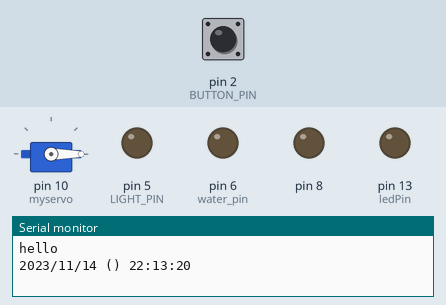
Bench run of a sketch on a simulated Arduino Uno, built with avr-gcc and run on an emulated ATmega328P. Shown: servo, output pins drawn as LEDs (lit = HIGH), the last lines printed to the serial monitor. The inputs (shaded band) are chosen by the test bench; at power-on: pin 2 (BUTTON_PIN) HIGH. The local clock reads 2024-03-15 10:24:30 at power-on unless the sketch sets it.

Above: at 1.2 s.
1.3 s: pin 2 (BUTTON_PIN) pulsed LOW 5 times (0.12 s each, 0.3 s apart)
At 2.9 s:
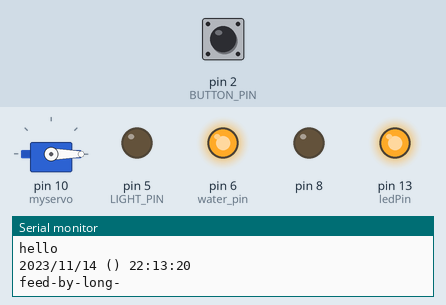
Timing chart, 0 to 4.4 s (numbered marks = the images above; inputs shaded):
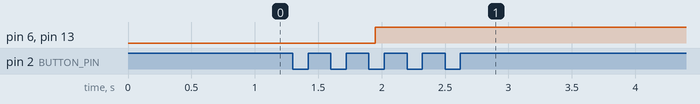

Measured:
- after the input at 1.3 s, pin 6 (water_pin), pin 13 (ledPin): LOW → HIGH after 0.65 s

The sketch:

feed_fish.ino
```cpp
#include <Servo.h>
#include "RTClib.h"
#include "OneButton.h"
#define LIGHT_PIN 5
#define BUTTON_PIN  2


#define LIGHT_START_HOUR 8
#define LIGHT_END_HOUR 14
#define WATER_FRESH_START_HOUR 16
#define WATER_FRESH_END_HOUR 16
#define WATER_FRESH_START_MINUTE 0
//  //测试一分钟换水，两分钟结束
#define WATER_FRESH_END_MINUTE 15

#define FEED_HOUR_1 9
#define FEED_HOUR_2 17

RTC_DS3231 rtc;
OneButton button(BUTTON_PIN, false);
Servo myservo;  // create servo object to control a servo


const int ledPin = 13;    // the number of the LED pin
const int water_pin = 6;
int buttonState = 0;  // variable for reading the pushbutton status
int servoStatus = 0;
int timeflag;
int savemin;
int feed_flag;
unsigned long lastExecutionTime = 0;
bool servoFeedExecuted1 = false;
bool servoFeedExecuted2 = false;

int water_fresh_long();
int servo_feed(int time);
int light_driver(int status);
int water_fresh(int time);
void feed();
void waterFreshToggle();


int servo_feed(int time) {
  //here is feed func
  myservo.attach(10);
  myservo.write(0);
  delay(300);
  myservo.write(15);
  delay(300);
  myservo.write(0);
  myservo.detach();

  return 1;
}

int light_driver(int status) {
  //set high or low
  analogWrite(LIGHT_PIN,status);
  return status;
}

int water_fresh_long() {
      analogWrite(water_pin, 255);
      Serial.println("feed-by-long-");
      digitalWrite(13,HIGH);

    delay(60000);
    analogWrite(water_pin, 0);
    digitalWrite(13,LOW);
    Serial.println("feedbylong end");

}

void water_fresh(bool state)
{
    analogWrite(water_pin, state ? 255 : 0);
    //Serial.println("water fresh");
    digitalWrite(ledPin, state ? HIGH : LOW);
}

void feed() {
  servo_feed(50); // Feed when button is clicked
}

void waterFreshToggle() {
  static bool waterFreshState = false;
  waterFreshState = !waterFreshState;
  water_fresh(waterFreshState); // Toggle water fresh state when button is double clicked
}


void setup() {
  // initialize the LED pin as an output:
  pinMode(LED_BUILTIN, OUTPUT);
  pinMode(8,OUTPUT);
  // initialize the pushbutton pin as an input:
  pinMode(BUTTON_PIN, INPUT);
  pinMode(water_pin, OUTPUT);
  myservo.attach(10);
  myservo.write(0);
  myservo.detach();
  rtc.begin();
  Serial.begin(115200);
  Serial.println("hello");
   rtc.adjust(DateTime(F(__DATE__), F(__TIME__)));

  //测试一分钟亮灯
  //rtc.adjust(DateTime(2024, 5, 17, 7, 59, 0));
  //测试一分钟灭灯
  // rtc.adjust(DateTime(2024, 5, 17, 14, 59, 0));

    //测试一分钟换水，两分钟结束
  // rtc.adjust(DateTime(2024, 5, 17, 15, 59, 0));
    //测试一分钟喂食
   //rtc.adjust(DateTime(2024, 5, 17, 16, 59, 0));


  button.attachDoubleClick(water_fresh_long);
  button.attachClick(feed);
  DateTime starttime = rtc.now();
  lastExecutionTime = starttime.unixtime();


   Serial.print(starttime.year(), DEC);
  Serial.print('/');
  Serial.print(starttime.month(), DEC);
  Serial.print('/');
  Serial.print(starttime.day(), DEC);
  Serial.print(" (");
  Serial.print(") ");
  Serial.print(starttime.hour(), DEC);
  Serial.print(':');
  Serial.print(starttime.minute());
  Serial.print(':');
  Serial.print(starttime.second(), DEC);
  Serial.println();
}


void loop() {
  button.tick();
  DateTime now = rtc.now();


    // Light control
  if (now.hour() >= LIGHT_START_HOUR && now.hour() < LIGHT_END_HOUR) {
    light_driver(80); // Turn on light from 8:00 to 15:00
  } else {
    light_driver(0); // Turn off light outside the specified time
  }

  // Water fresh control
  if (now.hour() == WATER_FRESH_START_HOUR &&
      now.minute() >= WATER_FRESH_START_MINUTE &&
      now.minute() <= WATER_FRESH_END_MINUTE) {
    water_fresh(true);
  } else {
    water_fresh(false);
  }

 // 控制喂食，只在整点执行一次
  if (now.hour() == FEED_HOUR_1 && now.minute() == 0 && !servoFeedExecuted1) {
    servo_feed(50);
    servoFeedExecuted1 = true;
  } else if (now.hour() != FEED_HOUR_1) {
    servoFeedExecuted1 = false;
  }

  if (now.hour() == FEED_HOUR_2 && now.minute() == 0 && !servoFeedExecuted2) {
    servo_feed(50);
    servoFeedExecuted2 = true;
  } else if (now.hour() != FEED_HOUR_2) {
    servoFeedExecuted2 = false;
  }

  button.tick(); // 检测按钮状态

  // Serial.print(now.year(), DEC);
  // Serial.print('/');
  // Serial.print(now.month(), DEC);
  // Serial.print('/');
  // Serial.print(now.day(), DEC);
  // Serial.print(" (");
  // Serial.print(") ");
  // Serial.print(now.hour(), DEC);
  // Serial.print(':');
  // Serial.print(now.minute());
  // Serial.print(':');
  // Serial.print(now.second(), DEC);
  // Serial.println();
  //delay(1000);


}
```
